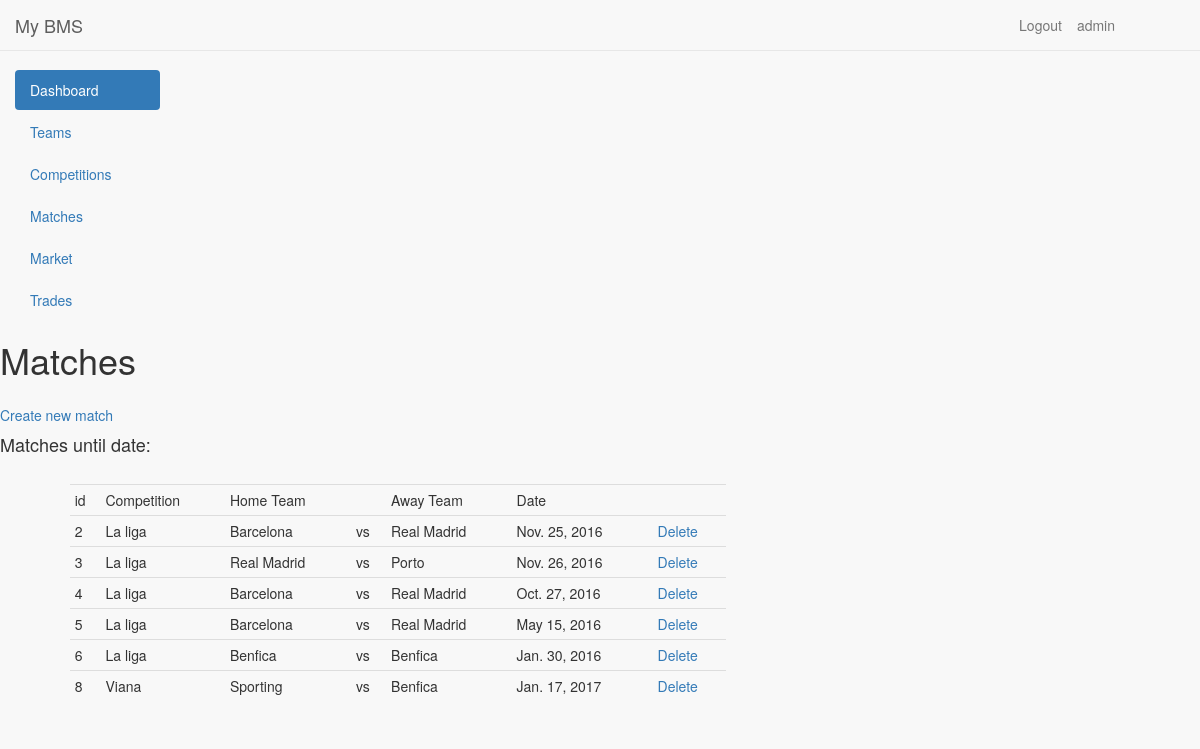
Screenshot of /Match/ (signed in) with the database file from the repository.
### match/models.py (models this page shows, shortened)
class Match(models.Model):
    competition = models.ForeignKey(Competition, related_name="competition")
    homeTeam = models.ForeignKey(Team, related_name="home")
    awayTeam = models.ForeignKey(Team, related_name="away")
    match_time = models.DateField(default=date.today)

### competition/models.py (models this page shows, shortened)
class Competition(models.Model):
    competition_name = CharField(max_length=20)

### team/models.py (models this page shows)
class Team(models.Model):
    team_name = CharField(max_length=20)
    def __str__(self):
        return self.team_name

### match/views.py (the view)
# urls.py: url(r'^Match/', include('match.urls')),
def match(request):
    matches = Match.objects.all()
    context = {'allMatches': matches}
    return render(request, 'match/index.html', context)

### match/templates/match/index.html
{% extends "gba_menu.html" %}
{% block pageHeader %}
Matches
{% endblock %}
{% block pageBody %}
<a href="{% url 'new' %}"> Create new match</a><br>
<h4> Matches until date:</h4>
<div class="container-fluid col-md-8 ">
    <table class="table table-condensed col-md-offset-1" style="width:1000px">
        <tr>
            <td>id</td>
            <td>Competition</td>
            <td>Home Team</td>
            <td></td>
            <td>Away Team</td>
            <td>Date</td>
            <td></td>
        </tr>
        {% for match in allMatches %}
        <tr>
            <td>{{ match.id }}</td>
            <td>{{ match.competition.competition_name }}</td>
            <td>{{ match.homeTeam }}</td>
            <td> vs</td>
            <td>{{ match.awayTeam }}</td>
            <td>{{ match.match_time }}</td>
            <td>
                <a href="{% url 'delete' match.id %}"> Delete
                </a>
            </td>
        </tr>
</div>
{% endfor %}
{% endblock %}

### templates/gba_menu.html (shortened to what this page needs)
{% load staticfiles %}
{% load static %}
<!DOCTYPE html>
<html lang="en">
<head>
    <link rel="stylesheet" type="text/css" href="{% static 'css/bootstrap.min.css' %}"/>
</head>
<body style="background-color:#f8f8f8;padding-top: 50px;">
<div id="wrapper">
    <nav class="navbar navbar-default navbar-fixed-top ">
        <div class="navbar-header">
            <a class="navbar-brand" href="">My BMS</a>
        </div>
        <div style="float:right;margin-right:100px">
            <a href="/">
                {% if user.is_authenticated %}
                <a class="navbar-text navbar-right" href="/"> {{ user.username }} </a>
                <a class="navbar-text navbar-right" href="{% url 'logout' %}"> Logout </a>
                {% else %}
                <a class="navbar-text navbar-right" href="{% url 'login' %}"> Login </a>
                {% endif %}
            </a>
        </div>
    </nav>
    <div class="sidebar-nav navbar-collapse" style="max-width:250px; min-width:175px; float:left">
                {% if user.is_authenticated %}
        <ul class="nav nav-pills nav-stacked navbar-default">
            <li role="presentation" class="active">
                <a href="{% url 'dashboard' %}">Dashboard</a>
            </li>
            <li role="presentation">
                <a href="{% url 'team' %}">Teams</a>
            </li>
            <li role="presentation">
                <a href="{% url 'competition' %}">Competitions</a>
            </li>
            <li role="presentation">
                <a href="{% url 'match' %}">Matches</a>
            </li>
            <li role="presentation">
                <a href="{% url 'markets' %}">Market</a>
            </li>
            <li role="presentation">
                <a href="{% url 'trades' %}">Trades</a>
            </li>
        </ul>
          {% endif %}
    </div>
    <div id="page-wrapper" style="float:left;">
        <div id="page-header" style="margin-top: -40px;margin-bottom: 30px; ">
            <h1>
                {% block pageHeader %}
                {% endblock %}
            </h1>
        </div>
        <div id="page-body" style="margin-top:-35px">
            {% block pageBody %}
            {% endblock %}
</body>
</html>

### rows the page displays
Match: id "2", competition.competition_name "La liga", homeTeam "Barcelona", awayTeam "Real Madrid", match_time "Nov. 25, 2016"
Match: id "3", competition.competition_name "La liga", homeTeam "Real Madrid", awayTeam "Porto", match_time "Nov. 26, 2016"
Match: id "4", competition.competition_name "La liga", homeTeam "Barcelona", awayTeam "Real Madrid", match_time "Oct. 27, 2016"
Match: id "5", competition.competition_name "La liga", homeTeam "Barcelona", awayTeam "Real Madrid", match_time "May 15, 2016"
Match: id "6", competition.competition_name "La liga", homeTeam "Benfica", awayTeam "Benfica", match_time "Jan. 30, 2016"
Match: id "8", competition.competition_name "Viana", homeTeam "Sporting", awayTeam "Benfica", match_time "Jan. 17, 2017"

### other values shown
{{ user.username }} "admin"
